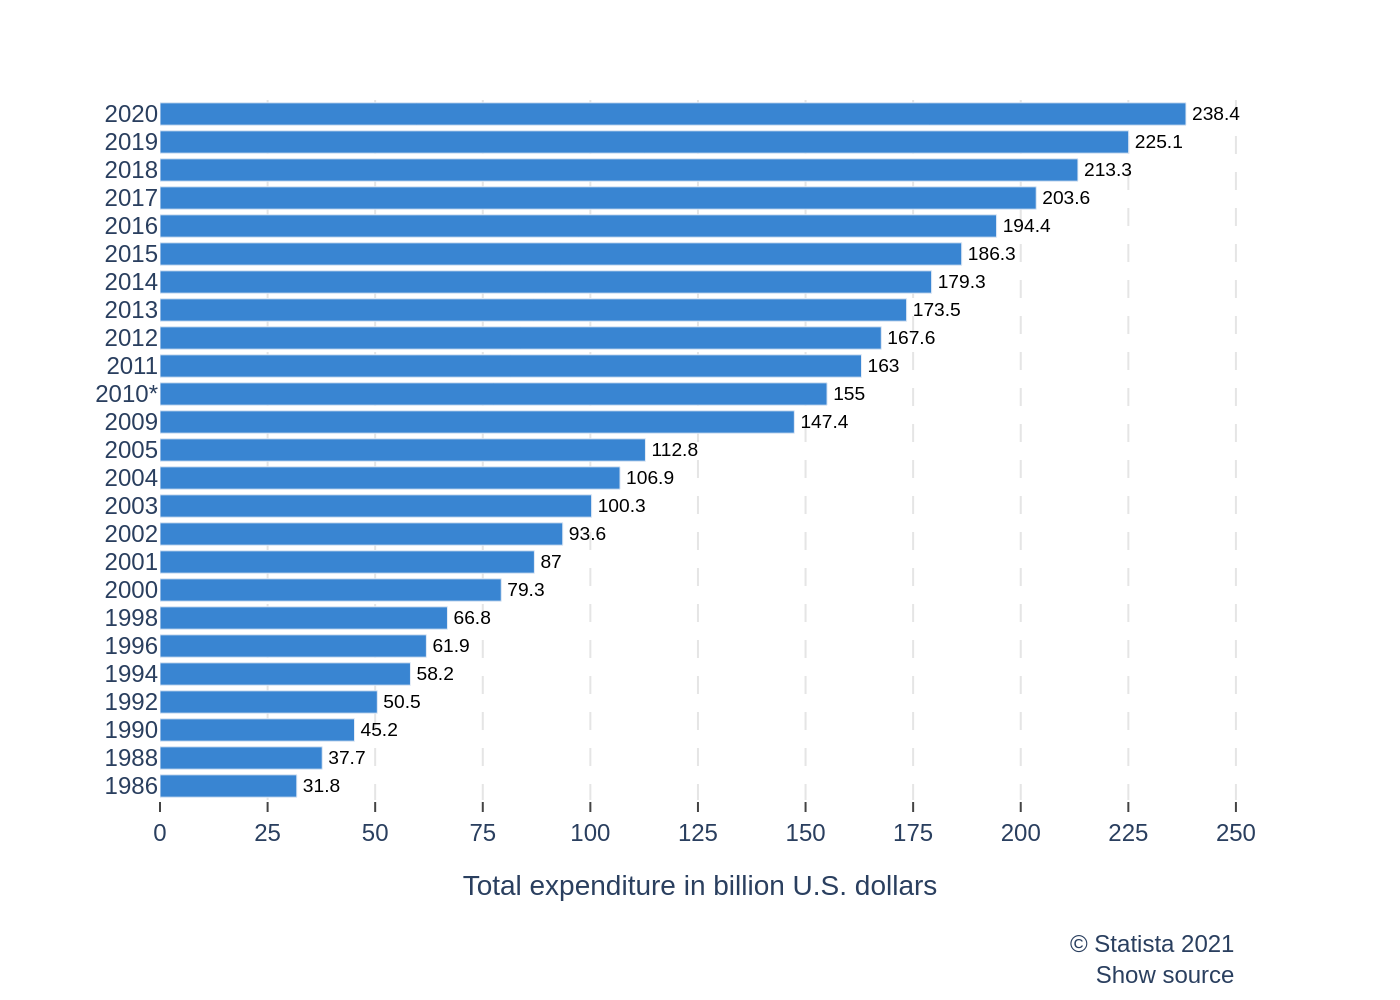

This chart was generated by the following Python code:
import sys
import json
import plotly.graph_objects as go

if len(sys.argv) != 2:
    print("Usage: python script.py <path_to_json_file>")
    sys.exit(1)

json_path = sys.argv[1]

try:
    with open(json_path, 'r', encoding='utf-8') as f:
        chart_info = json.load(f)
except FileNotFoundError:
    print(f"Error: JSON file not found at {json_path}")
    sys.exit(1)
except json.JSONDecodeError:
    print(f"Error: Could not decode JSON from {json_path}")
    sys.exit(1)

data = chart_info['chart_data']
categories = [item['category'] for item in data]
values = [item['value'] for item in data]

fig = go.Figure()

fig.add_trace(go.Bar(
    y=categories,
    x=values,
    orientation='h',
    marker=dict(color=chart_info['colors'][0]),
    text=values,
    textposition='outside',
    texttemplate='%{text}',
    cliponaxis=False,
    textfont=dict(
        family="Arial",
        size=12,
        color='black'
    )
))

fig.update_layout(
    font=dict(family="Arial"),
    plot_bgcolor='white',
    xaxis=dict(
        title=chart_info['texts']['x_axis_title'],
        showgrid=True,
        gridcolor='#E5E5E5',
        gridwidth=1,
        griddash='dash',
        zeroline=False,
        ticks='outside',
        tickmode='linear',
        dtick=25,
        autorange=True
    ),
    yaxis=dict(
        showgrid=False,
        showline=False,
        ticks=''
    ),
    showlegend=False,
    margin=dict(l=80, r=80, t=50, b=100),
    annotations=[
        dict(
            text=chart_info['texts']['source'],
            showarrow=False,
            xref='paper',
            yref='paper',
            x=1.0,
            y=-0.18,
            xanchor='right',
            yanchor='top',
            align='right'
        )
    ]
)

output_filename = json_path.rsplit('.', 1)[0] + ".png"
fig.write_image(output_filename, scale=2)

print(f"Chart saved to {output_filename}")
